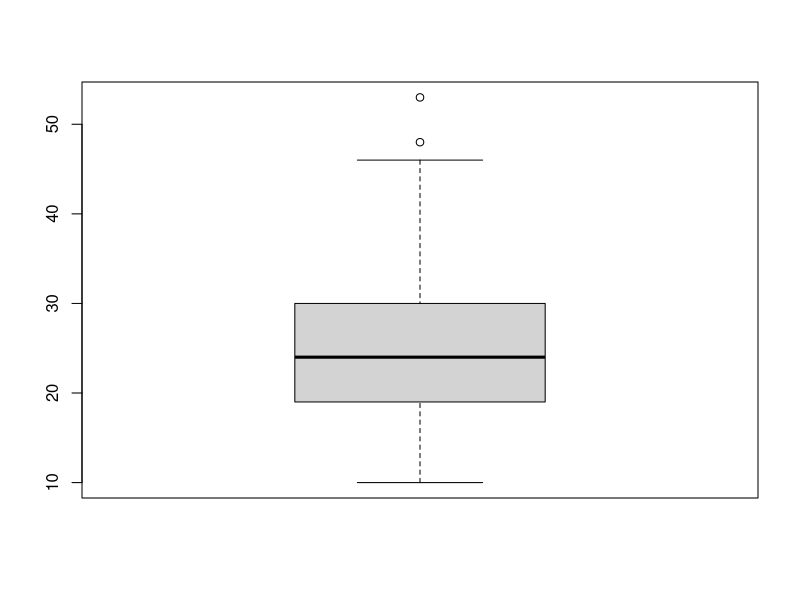
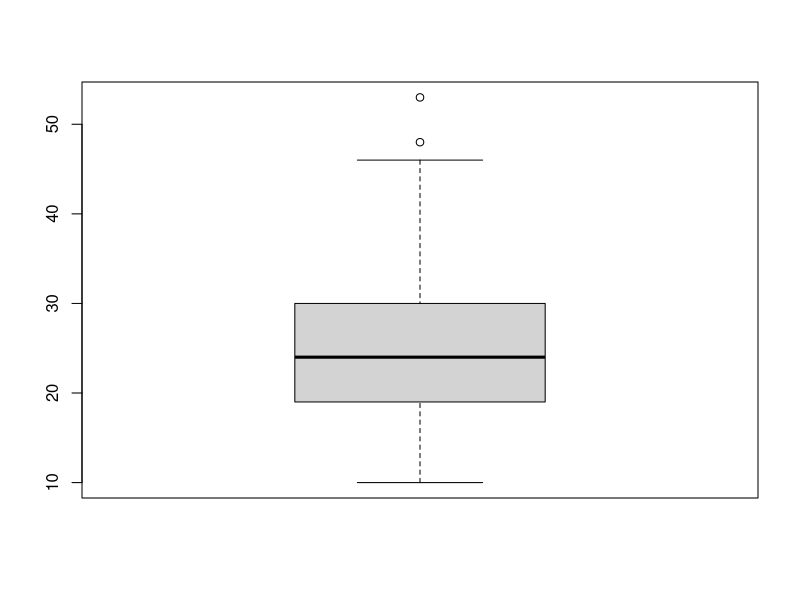
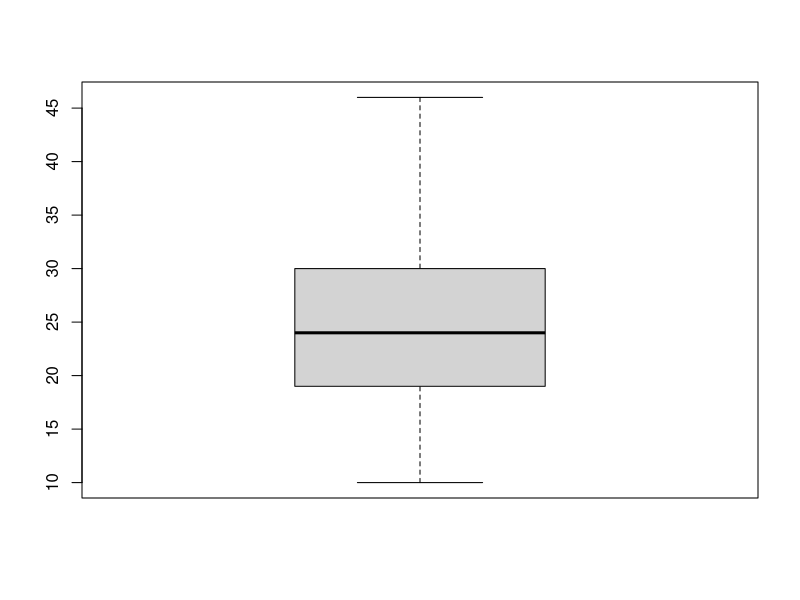

Recreate these plots in R, in order. (Note: this script raises an error after producing the figures.)
################################################################################
# criando DF com os dados do .csv selecionados para utilização
################################################################################

zika_old = read.csv("linkage.csv", header = TRUE, sep = ";", fileEncoding = 'utf-8')
zika_new <- data.frame(
  zika_old$NU_IDADE_GESTANTE,
  zika_old$CO_RACA_COR,
  zika_old$SG_UF_RESIDENCIA,
  zika_old$CO_MUN_RESIDENCIA,
  zika_old$SEXO,
  zika_old$DTNASC,
  zika_old$DTNASC,
  zika_old$PESO,
  zika_old$NU_COMPRIMENTO,
  zika_old$NU_PERIMETRO_CEFALICO,
  zika_old$NU_DIAMETRO_CEFALICO,
  zika_old$NU_PERIMETRO_TORAXICO,
  zika_old$TP_GRAVIDEZ,
  zika_old$TP_CLASSIFICACAO_FETO_RN,
  zika_old$TP_CLASSIFICACAO_FINAL,
  zika_old$ST_OBITO,
  zika_old$ST_PRESENCA_FEBRE,
  zika_old$ST_PRESENCA_EXANTEMA,
  zika_old$ST_PRESENCA_EXANTEMA,
  zika_old$ST_REALIZACAO_EXAME_TORSCH,
  zika_old$ST_REALIZACAO_EXAME_DCZ
)

################################################################################
# renomeando as colunas do novo DF
################################################################################

colnames(zika_new) = c(
  "mae.idade",
  "mae.raca",
  "mae.uf",
  "mae.municipio",
  "filho.sexo",
  "filho.ano_nasc",
  "filho.mes_nasc",
  "filho.peso",
  "filho.comprimento",
  "filho.cranio.perimetro",
  "filho.cranio.diametro",
  "filho.torax.perimetro",
  "gestacao.tipo",
  "gestacao.filho.classificacao",
  "gestacao.filho.microcefalia",
  "gestacao.filho.obito",
  "gestacao.doenca.febre",
  "gestacao.doenca.exantema",
  "gestacao.doenca.exantema.trimestre",
  "gestacao.exame.torsch",
  "gestacao.exame.dcz"
)

################################################################################
# as colunas comprimento e perimetro cefalico do filho estão com o tipo "factor"
# para corrigir isso, deve-se substituir "," por "."
# após isso, deve-se alterar o tipo dessa coluna para "numeric"
################################################################################

zika_new$filho.comprimento <- as.numeric(sub(",", ".", zika_new$filho.comprimento))
zika_new$filho.cranio.perimetro <- as.numeric(sub(",", ".", zika_new$filho.cranio.perimetro))
zika_new$filho.cranio.diametro <- as.numeric(sub(",", ".", zika_new$filho.cranio.diametro))
zika_new$filho.torax.perimetro <- as.numeric(sub(",", ".", zika_new$filho.torax.perimetro))

################################################################################
# alguns registros das colunas que representam datas apresentavam inconsistência
# a inconsistência era notada por alguns registros possuirem apenas 7 dígitos
# o motivo disso era por conta do primeiro caractere ser "0"
# para corrigir isso, deve-se adicionar um "0" para os registros com 7 dígitos
# após isso, deve-se alterar o tipo dessa coluna para "date"
################################################################################

zika_new$filho.ano_nasc[which(nchar(zika_new$filho.ano_nasc) == 7)] <- paste(
  "0", 
  zika_new$filho.ano_nasc[which(nchar(zika_new$filho.ano_nasc) == 7)], 
  sep = ""
)
zika_new$filho.ano_nasc <- as.Date(zika_new$filho.ano_nasc, "%d%m%Y")

zika_new$filho.mes_nasc[which(nchar(zika_new$filho.mes_nasc) == 7)] <- paste(
  "0", 
  zika_new$filho.mes_nasc[which(nchar(zika_new$filho.mes_nasc) == 7)], 
  sep = ""
)
zika_new$filho.mes_nasc <- as.Date(zika_new$filho.mes_nasc, "%d%m%Y")

################################################################################
# pegando a parte do m?s/ano para as respectivas colunas
################################################################################

zika_new$filho.ano_nasc <- as.integer(substr(zika_new$filho.ano_nasc, 1, 4))
zika_new$filho.mes_nasc <- as.integer(substr(zika_new$filho.mes_nasc, 6, 7))

zika_new$gestacao.filho.microcefalia <- substr(
  zika_new$gestacao.filho.microcefalia, 
  4, 
  nchar(as.character(zika_new$gestacao.filho.microcefalia))
)

################################################################################
# concatenando valores do campo "gestacao.filho.obito"
################################################################################

zika_new$gestacao.filho.obito[zika_new$gestacao.filho.obito == "Obito"] <- "Sim"
zika_new$gestacao.filho.obito[zika_new$gestacao.filho.obito == "Vivo"] <- "Nao"

zika_new$gestacao.doenca.exantema.trimestre <- gsub(".*nao.*", NA, zika_new$gestacao.doenca.exantema.trimestre)
zika_new$gestacao.doenca.exantema.trimestre <- gsub("Nao.*", NA, zika_new$gestacao.doenca.exantema.trimestre)
zika_new$gestacao.doenca.exantema.trimestre <- gsub(".*1.*", 1, zika_new$gestacao.doenca.exantema.trimestre)
zika_new$gestacao.doenca.exantema.trimestre <- gsub(".*2.*", 2, zika_new$gestacao.doenca.exantema.trimestre)
zika_new$gestacao.doenca.exantema.trimestre <- gsub(".*3.*", 3, zika_new$gestacao.doenca.exantema.trimestre)
zika_new$gestacao.doenca.exantema.trimestre <- gsub(".*3.*", 3, zika_new$gestacao.doenca.exantema.trimestre)

zika_new$gestacao.doenca.exantema <- gsub("Nao.*", "Nao", zika_new$gestacao.doenca.exantema)
zika_new$gestacao.doenca.exantema <- gsub("Sim.*", "Sim", zika_new$gestacao.doenca.exantema)

zika_new$gestacao.filho.classificacao <- gsub("t", "T", zika_new$gestacao.filho.classificacao)

################################################################################
# removendo valores inválidos
################################################################################

zika_new[zika_new == "FORMSUS_PE_NA"] <- NA
zika_new[zika_new == 0] <- NA
zika_new[zika_new == ""] <- NA
zika_new[zika_new == "Nao Sabe"] <- NA
zika_new[zika_new == "Nao se aplica"] <- NA
zika_new[zika_new == "Ignorado"] <- NA
zika_new[zika_new == "Sem classificacao"] <- NA
zika_new[zika_new == "Em investigacao"] <- NA
zika_new[zika_new == "SEM INFORMACAO"] <- NA

################################################################################
# para cada coluna do data.frame
#   se a coluna for um valor num?rico
#     enquanto existir outliers na coluna
#       seta NA ao valor considerado outlier
################################################################################

for(i in 1:ncol(zika_new)) {
  if(!is.factor(zika_new[,i])) {
    while(length(boxplot(zika_new[,i])$out) != 0) {
      zika_new[,i][zika_new[,i] %in% boxplot(zika_new[,i])$out] <- NA
    }
  }
}

################################################################################
# discretizando colunas
################################################################################

zika_new$mae.municipio <- as.factor(zika_new$mae.municipio)
zika_new$gestacao.filho.microcefalia <- as.factor(zika_new$gestacao.filho.microcefalia)
zika_new$gestacao.doenca.exantema <- as.factor(zika_new$gestacao.doenca.exantema)
zika_new$gestacao.doenca.exantema.trimestre <- as.factor(zika_new$gestacao.doenca.exantema.trimestre)
zika_new$filho.ano_nasc <- as.factor(zika_new$filho.ano_nasc)
zika_new$filho.mes_nasc <- as.factor(zika_new$filho.mes_nasc)
zika_new$gestacao.filho.classificacao <- as.factor(zika_new$gestacao.filho.classificacao)

levels(zika_new$gestacao.filho.classificacao)[4] <- "A Termo"

zika_new$mae.idade <- 
  ordered(
    cut(
      zika_new$mae.idade, 
      c(0, 12, 18, 24, 65)
    ), 
    labels = c(
      "Crian?a", 
      "Adolescente", 
      "Jovem-Adulto", 
      "Adulto"
    )
  )

zika_new$filho.peso <- cut(
  zika_new$filho.peso, 
  hist(zika_new$filho.peso)$breaks,
  dig.lab = 10
)

zika_new$filho.comprimento <- cut(
  zika_new$filho.comprimento, 
  hist(zika_new$filho.comprimento)$breaks,
  dig.lab = 10
)

zika_new$filho.cranio.perimetro <- cut(
  zika_new$filho.cranio.perimetro, 
  hist(zika_new$filho.cranio.perimetro)$breaks,
  dig.lab = 10
)

zika_new$filho.cranio.diametro <- cut(
  zika_new$filho.cranio.diametro, 
  hist(zika_new$filho.cranio.diametro)$breaks,
  dig.lab = 10 
)

zika_new$filho.torax.perimetro <- cut(
  zika_new$filho.torax.perimetro, 
  hist(zika_new$filho.torax.perimetro)$breaks,
  dig.lab = 10 
)

################################################################################
# removendo conte?do tempor?rio
################################################################################

zika_new <- droplevels(zika_new)
str(zika_new)
table(zika_new$gestacao.filho.classificacao)
